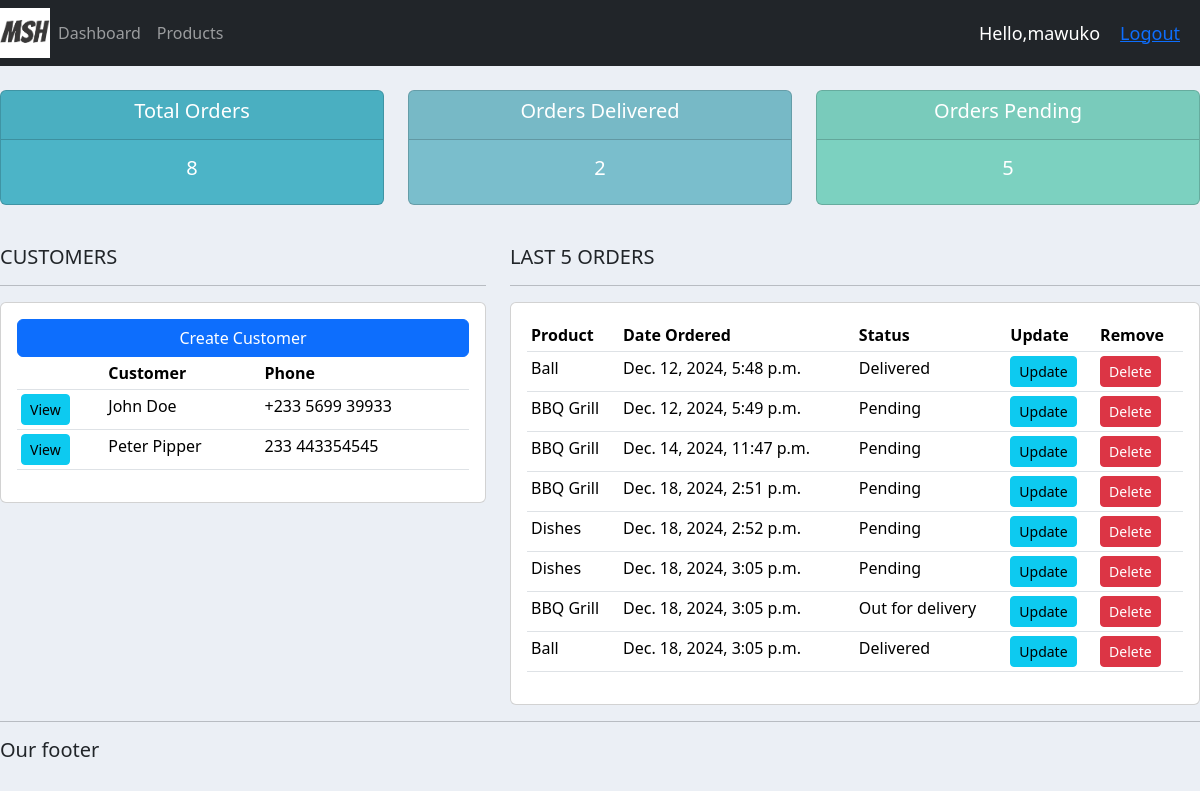
The app's page / (signed in) with its own data.
### accounts/models.py (models this page shows, shortened)
class Customer(models.Model):
    name=models.CharField(max_length=200, null=True)
    phone=models.CharField(max_length=200,null=True)
    email=models.CharField(max_length=200, null=True)
    date_created= models.DateTimeField(auto_now_add=True,null=True)

class Order(models.Model):
    STATUS=(
        ('Pending','Pending'),
        ('Out for delivery','Out for delivery'),
        ('Delivered','Delivered'),
    )
    customer=models.ForeignKey(Customer,null=True, on_delete=models.SET_NULL)
    product=models.ForeignKey(Product,null=True, on_delete=models.SET_NULL)
    date_created=models.DateTimeField(auto_now_add=True,null=True)
    status=models.CharField(max_length=200, null=True, choices=STATUS)
    note = models.CharField(max_length=1000, null=True)

class Product(models.Model):
    CATEGORY=(
        ('Indoor','Indoor'),
        ('Out Door','Out Door')
    )
    name=models.CharField(max_length=200, null=True)
    price= models.FloatField(null=True)
    category=models.CharField(max_length=200, null=True, choices=CATEGORY)
    description=models.CharField(max_length=200, null=True, blank=True)
    date_created=models.DateTimeField(auto_now_add=True,null=True)
    tags= models.ManyToManyField(Tag)
    def __str__(self):
        return self.name

### accounts/views.py (the view)
# urls.py: path('', views.home,name='home'),
@login_required(login_url='login')
def home(request):
    orders= Order.objects.all()
    customers= Customer.objects.all()
    total_customers = customers.count()
    total_orders=orders.count()
    delivered = orders.filter(status='Delivered').count()
    pending = orders.filter(status='Pending').count()
    context ={'orders':orders, 'customers':customers, 'total_orders':total_orders, 'delivered':delivered, 'pending':pending}
    return render(request,'accounts/dashboard.html',context)

### accounts/templates/accounts/dashboard.html
{%extends 'accounts/main.html'%}
{%block content%}
{% include 'accounts/status.html' %}
<br />
<div class="row">
  <div class="col-md-5">
    <h5>CUSTOMERS</h5>
    <hr />
    <div class="card card-body">
      <a class="btn btn-primary" href="">Create Customer</a>
      <table class="table table-sm">
        <tr>
          <th></th>
          <th>Customer</th>
          <th>Phone</th>
        </tr>
        {%for customer in customers%}
        <tr>
          <td>
            <a
              class="btn btn-sm btn-info"
              href="{%url 'customer' customer.id %}"
              >View</a
            >
          </td>
          <td>{{customer.name}}</td>
          <td>{{customer.phone}}</td>
        </tr>
        {%endfor%}
      </table>
    </div>
  </div>
  <div class="col-md-7">
    <h5>LAST 5 ORDERS</h5>
    <hr />
    <div class="card card-body">
      <table class="table table-sm">
        <tr>
          <th>Product</th>
          <th>Date Ordered</th>
          <th>Status</th>
          <th>Update</th>
          <th>Remove</th>
        </tr>
        {%for order in orders%}
        <tr>
          <td>{{order.product}}</td>
          <td>{{order.date_created}}</td>
          <td>{{order.status}}</td>
          <td>
            <a
              class="btn btn-sm btn-info"
              href="{%url 'update_order' order.id%}"
              >Update</a
            >
          </td>
          <td>
            <a
              class="btn btn-sm btn-danger"
              href="{%url 'delete_order' order.id%}"
              >Delete</a
            >
          </td>
        </tr>
        {%endfor%}
      </table>
    </div>
  </div>
</div>
{%endblock%}

### accounts/templates/accounts/navBar.html (shortened to what this page needs)
<nav class="navbar navbar-expand-lg navbar-dark bg-dark">
  <img src="{% static 'images/logo.png'%}" alt="" id="logo" />
  <div class="collapse navbar-collapse" id="navbarNavAltMarkup">
    <ul class="navbar-nav">
      <li class="nav-item active">
        <a class="nav-link" href="{%url 'home'%}">Dashboard </a>
      </li>
      <li class="nav-item">
        <a class="nav-link" href="{%url 'products'%}">Products</a>
      </li>
    </ul>
  </div>
  <span class="hello-msg">Hello,{{request.user}}</span>
  <span class="hello-msg"><a href="{%url 'logout'%}">Logout</a></span>
</nav>

### static/css/main.css (style rules this page uses)
#logo { width: 50px; background-color: #fff; }
body { background-color: #ebeff5; }

### accounts/templates/accounts/navBar.html (style rules this page uses)
.hello-msg { font-size: 18px; color: #fff; margin-right:20px ; }

### records on screen
Customer: name "John Doe", phone "+233 5699 39933"
Customer: name "Peter Pipper", phone "233 443354545"
Order: product "Ball", date_created "Dec. 12, 2024, 5:48 p.m.", status "Delivered"
Order: product "BBQ Grill", date_created "Dec. 12, 2024, 5:49 p.m.", status "Pending"
Order: product "BBQ Grill", date_created "Dec. 14, 2024, 11:47 p.m.", status "Pending"
Order: product "BBQ Grill", date_created "Dec. 18, 2024, 2:51 p.m.", status "Pending"
Order: product "Dishes", date_created "Dec. 18, 2024, 2:52 p.m.", status "Pending"
Order: product "Dishes", date_created "Dec. 18, 2024, 3:05 p.m.", status "Pending"
Order: product "BBQ Grill", date_created "Dec. 18, 2024, 3:05 p.m.", status "Out for delivery"
Order: product "Ball", date_created "Dec. 18, 2024, 3:05 p.m.", status "Delivered"

### other values on screen
{{ request.user }} "mawuko"
{{ total_orders }} "8"
{{ delivered }} "2"
{{ pending }} "5"
